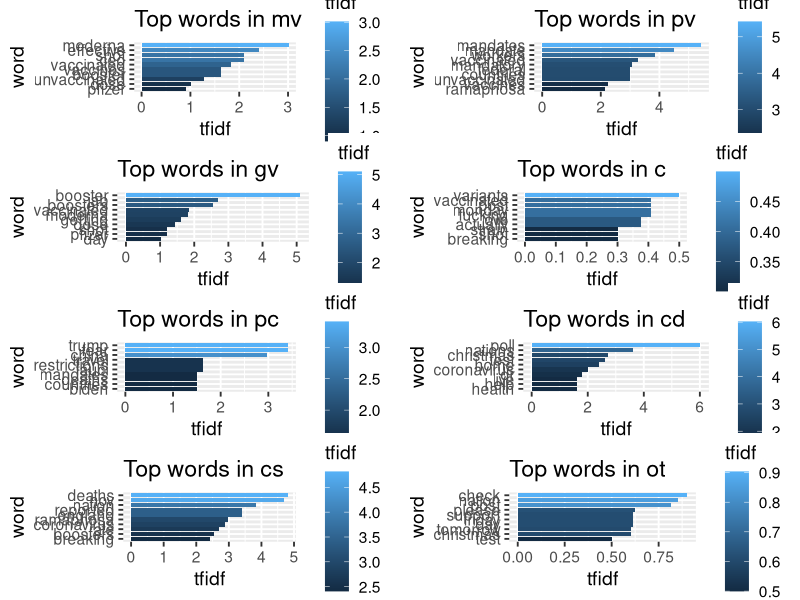

Write the R code that produced this figure.
library(tidyverse)
library(here)
library(ggplot2)
library(gridExtra)

data=read_csv(here("tfidf.csv"))
cats=c('mv','pv','gv','c','pc','cd','cs','ot')
p=list()

for (i in 1:8) {
  sub=data%>%filter(category==cats[i])
  p[[i]]=ggplot(sub,aes(tfidf,reorder(word, tfidf),fill=tfidf))+
    geom_bar(stat='identity') +
    ggtitle(paste("Top words in",cats[i])) +
    ylab("word") + 
    theme_grey(base_size=14)
}

grid.arrange(grobs=p,ncol=2)